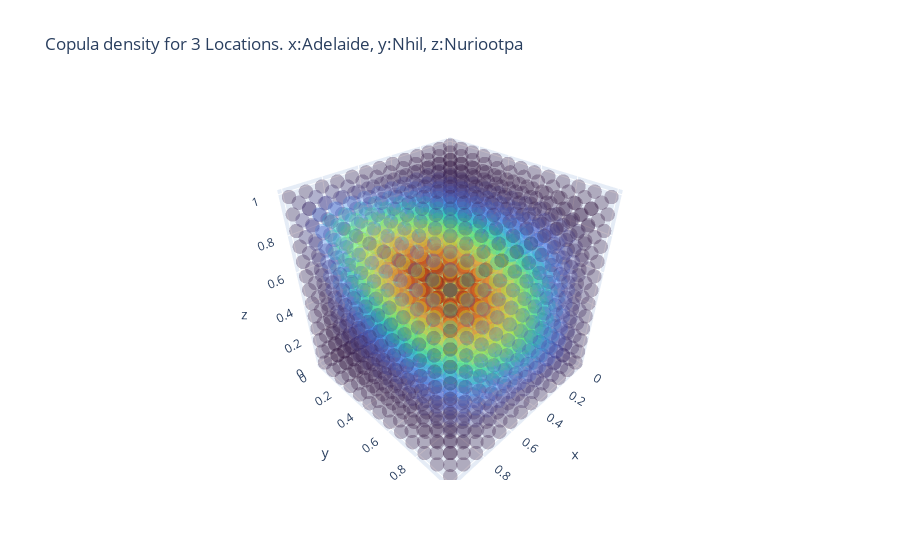

Notebook code for this chart:
### Code cell
#get correct lists for point
all_uplot=[[],[],[]]
uplot=np.linspace(0.01,0.99,13)
all_cop_den=[]
for val1 in uplot:
    for val2 in uplot:
        for val3 in uplot:
            all_uplot[0].append(val1)
            all_uplot[1].append(val2)
            all_uplot[2].append(val3)
            all_cop_den.append(np.exp(-norm_cop_loconly(L=loc_distmatrix_3loc).nll([15,1],[[val1,val2,val3]])))         
all_uplot[0]=np.array(all_uplot[0])
all_uplot[1]=np.array(all_uplot[1])
all_uplot[2]=np.array(all_uplot[2])
fig = go.Figure(data=[go.Scatter3d(x=all_uplot[0] , y=((all_uplot[1])), z=((all_uplot[2])),mode='markers',marker=dict(
        size=5,
        color=np.array(all_cop_den),                # set color to an array/list of desired values
        colorscale='Turbo',   # choose a colorscale
        opacity=0.3
    ))])
fig.update_layout(
    title="Copula density for 3 Locations. x:Adelaide, y:Nhil, z:Nuriootpa")
fig.show()

### Figure 1 — Plotly figure (JSON) as saved in the notebook; plotly's stock layout.template omitted (floating-point values rounded to 4 significant figures; data arrays with more than 128 entries replaced by an {"elided": "..."} marker saying what was removed)
{"data": [{"marker": {"color": {"elided": "2197 float values"}, "colorscale": [[0, "#30123b"], [0.07143, "#4145ab"], [0.1429, "#4675ed"], [0.2143, "#39a2fc"], [0.2857, "#1bcfd4"], [0.3571, "#24eca6"], [0.4286, "#61fc6c"], [0.5, "#a4fc3b"], [0.5714, "#d1e834"], [0.6429, "#f3c63a"], [0.7143, "#fe9b2d"], [0.7857, "#f36315"], [0.8571, "#d93806"], [0.9286, "#b11901"], [1, "#7a0402"]], "opacity": 0.3, "size": 5}, "mode": "markers", "type": "scatter3d", "x": {"elided": "2197 float values"}, "y": {"elided": "2197 float values"}, "z": {"elided": "2197 float values"}}], "layout": {"title": {"text": "Copula density for 3 Locations. x:Adelaide, y:Nhil, z:Nuriootpa"}}}
